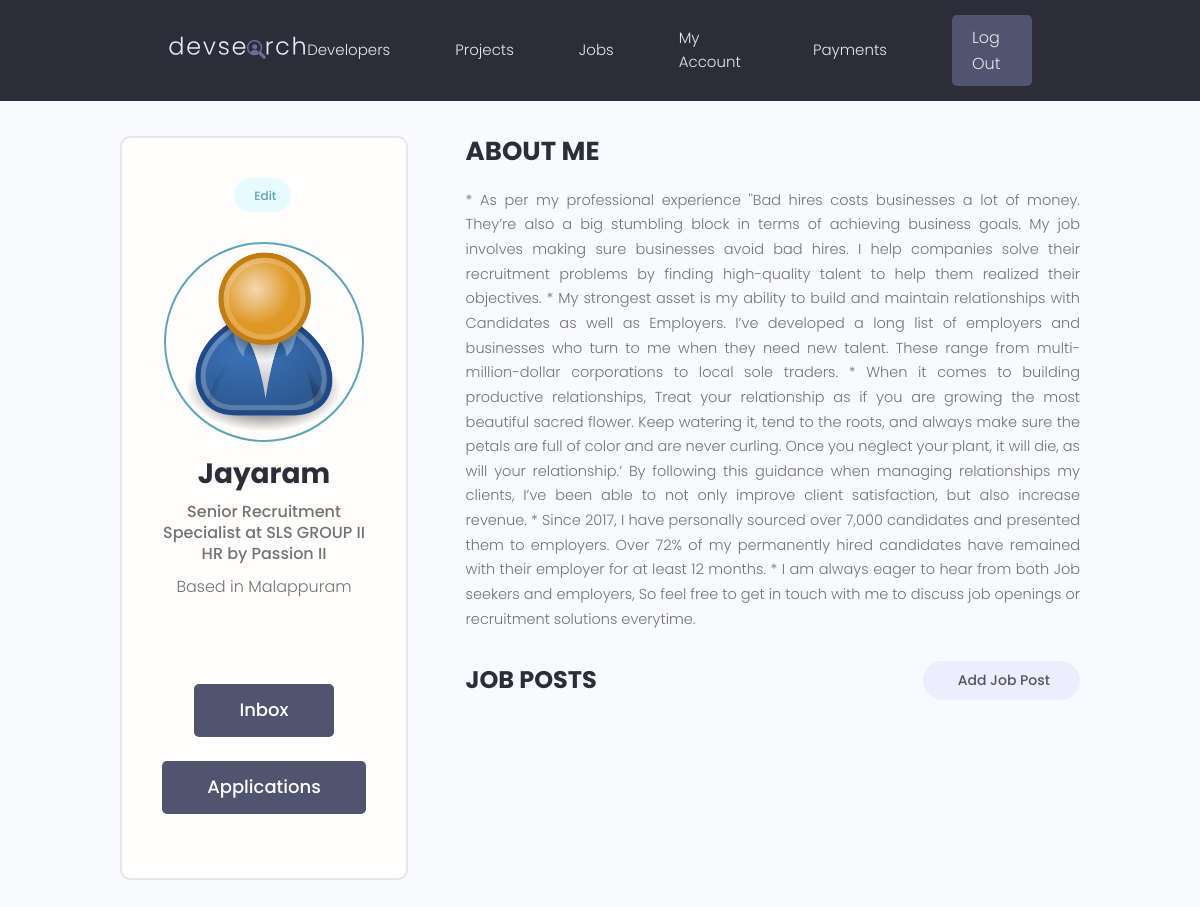
/account/ (signed in), run on the app's committed database.
### users/models.py (models this page shows, shortened)
class Profile(models.Model):
    user = models.OneToOneField(User, on_delete=models.CASCADE, null=True, blank=True)
    name = models.CharField(max_length=200, null=True, blank=True)
    email = models.EmailField(max_length=200, null=True, blank=True)
    username = models.CharField(max_length=200, null=True, blank=True)
    location = models.CharField(max_length=200, null=True, blank=True)
    short_intro = models.CharField(max_length=200, null=True, blank=True)
    bio = models.TextField(blank=True, null=True)
    profile_image = models.ImageField(null=True, blank=True, upload_to='profiles/',default="profiles/user-default.png")
    social_github = models.CharField(max_length=200, blank=True, null=True)
    social_twitter = models.CharField(max_length=200, blank=True, null=True)
    social_linkedin = models.CharField(max_length=200, blank=True, null=True)
    social_youtube = models.CharField(max_length=200, blank=True, null=True)
    social_website = models.CharField(max_length=200, blank=True, null=True)
    is_dev = models.BooleanField(default=False)
    is_rec = models.BooleanField(default=False)
    phone = models.CharField(max_length=11,null=True,blank=True)
    bank_name = models.CharField(max_length=200, blank=True, null=True)
    bank_branch = models.CharField(max_length=200, blank=True, null=True)
    ifsc = models.CharField(max_length=11,blank=True, null=True)
    account_number = models.CharField(max_length=16,blank=True, null=True)
    beneficiary_name = models.CharField(max_length=200, blank=True, null=True)
    created = models.DateTimeField(auto_now_add=True)
    @property
    def imageURL(self):
        try:
            url = self.profile_image.url
        except:
            url = ''
        return url

### users/views.py (the view)
# urls.py: path('account/',views.userAccount,name='account'),
@login_required(login_url='login')
def userAccount(request):
    profile = request.user.profile
    skills = profile.skill_set.all()
    projects = profile.project_set.all()
    jobs = profile.job_set.all()
    group = Group.objects.all()
    user = User.objects.all()
    context = {'profile' : profile, 'skills':skills, 'projects':projects, 'group':group, 'user':user, 'jobs':jobs}
    return render(request,'users/account.html', context)

### users/templatetags/auth_extras.py (called while the page is built)
@register.filter(name='has_group')
def has_group(user, group_name):
    group = Group.objects.get(name=group_name)
    return True if group in user.groups.all() else False

### users/templates/users/account.html (shortened to what this page needs)
{% extends 'main.html' %}
{% load static %}
{% load auth_extras %}
{% block content %}
  <main class="settingsPage profile my-md">
    <div class="container">
      <div class="layout">
        <div class="column column--1of3">
          <div class="card text-center">
            <div class="card__body dev">
              <a class="tag tag--pill tag--main settings__btn" href="{% url 'edit-account' %}"> Edit</a>
              <img class="avatar avatar--xl dev__avatar" src="{{profile.imageURL}}" />
              <h2 class="dev__name">{{profile.name}}</h2>
              <p class="dev__title">{{profile.short_intro}}</p>
              <p class="dev__location">Based in {{profile.location}}</p>
              <ul class="dev__social">
              </ul>
              <a href="{% url 'messages-page' %}" class="btn btn--sub btn--lg">Inbox</a><br><br>
              {% if request.user|has_group:"Recruter" %}
              <a href="{% url 'response' %}" class="btn btn--sub btn--lg">Applications</a><br><br>
              {% endif %}
            </div>
          </div>
        </div>
        <div class="column column--2of3">
          <div class="devInfo">
            <h3 class="devInfo__title">About Me</h3>
            <p class="devInfo__about">{{profile.bio}}</p>
          </div>
          {% if request.user|has_group:"Developer" %}
          <div class="settings">
            <h3 class="settings__title">Projects</h3>
            <a class="tag tag--pill tag--sub settings__btn tag--lg" href="{% url 'create-project' %}"><i class="im im-plus"></i> Add Project</a>
          </div>
          <table class="settings__table">
            {% for project in projects %}
            <tr>
              <td class="settings__thumbnail">
                <a href="{% url 'project' project.id %}"><img src="{{project.imageURL}}" alt="Project Thumbnail" /></a>
              </td>
              <td class="settings__tableInfo">
                <a href="{% url 'project' project.id %}">{{project.title}}</a>
                <p>{{project.description|slice:"150"}}</p>
              </td>
              <td class="settings__tableActions">
                <a class="tag tag--pill tag--main settings__btn" href="{% url 'update-project' project.id %}"><i class="im im-edit"></i> Edit</a>
                <a class="tag tag--pill tag--main settings__btn" href="{% url 'delete-project' project.id %}?next=/account/"><i class="im im-x-mark-circle-o"></i>
                  Delete</a>
              </td>
            </tr>
            {% endfor %}
          </table>
          {% else %}
          <div class="settings">
            <h3 class="settings__title">JOb Posts</h3>
            <a class="tag tag--pill tag--sub settings__btn tag--lg" href="{% url 'create-job' %}"> Add Job Post</a>
          </div>
          {% endif %}
        </div>
      </div>
    </div>
  </main>
  {% endblock %}

### templates/main.html (shortened to what this page needs)
<!DOCTYPE html>
{% load static %}
<html lang="en">
<head>
    <link rel="stylesheet" href="{% static 'styles/main.css' %}">
  <link rel="stylesheet" href="https://cdn.iconmonstr.com/1.3.0/css/iconmonstr-iconic-font.min.css" />
  <link rel="stylesheet" href="{% static 'uikit/styles/uikit.css' %}" />
  <link rel="stylesheet" href="{% static 'styles/app.css' %}" />
</head>
<body>
    {% include 'navbar.html' %}
    {% block content %}
    {% endblock content %}
</body>
</html>

### templates/navbar.html (shortened to what this page needs)
{% load static %}
<body>
    <header class="header">
      <div class="container container--narrow">
        <a href="{%  url 'profiles' %}" class="header__logo">
          <img src="{% static 'images/logo.svg' %}" alt="DevSearch Logo" />
        </a>
        <nav class="header__nav">
          <ul class="header__menu">
            <li class="header__menuItem"><a href="{% url 'profiles' %}">Developers</a></li>
            <li class="header__menuItem"><a href="{% url 'projects' %}">Projects</a></li>
            <li class="header__menuItem"><a href="{% url 'recruter' %}">Jobs</a></li>
            {% if request.user.is_authenticated %}
            <li class="header__menuItem"><a href="{% url 'account' %}">My Account</a></li>
            <li class="header__menuItem"><a href="{% url 'wallet' %}" >Payments</a></li>
            <li class="header__menuItem"><a href="{% url 'logout' %}" class="btn btn--sub">Log Out</a></li>
            {% else %}
            <li class="header__menuItem"><a href="{% url 'login' %}" class="btn btn--sub">Login/Sign Up</a></li>
            {% endif %}
          </ul>
        </nav>
      </div>
    </header>

### static/styles/app.css (style rules this page uses)
:root { --color-sub: #2d2d39; }
.btn--sub { background-color: var(--color-sub-light); }
.card { border: 2px solid var(--color-light); }
img { width: 100%; }
.header { position: sticky; z-index: 111; background-color: var(--color-sub); padding: 1.5rem 0; }
.header > .container { display: flex; justify-content: space-between; align-items: center; }
.header__logo > img { height: 3.8rem; }
.header__nav > ul { display: inline-flex; align-items: center; list-style: none; gap: 6.5rem; }
.header__menuItem > a { color: var(--color-light); font-weight: 300; }
.profile .card > .dev { padding: 4rem; }
.dev__avatar { display: block; margin: auto; }
.dev__name { color: var(--color-sub); font-size: 2.8rem; font-weight: 700; margin-top: 1rem; margin-bottom: 0.5rem; }
.dev__title { font-size: 1.6rem; font-weight: 500; line-height: 1.3; }
.dev__location { margin-top: 1rem; }
.dev__social { margin: 3rem 0; list-style: none; display: flex; justify-content: center; gap: 1.5rem; }
.devInfo { margin-bottom: 3rem; }
.devInfo__title, .devInfo__subtitle { font-size: 2.6rem; color: var(--color-sub); text-transform: uppercase; font-weight: 700; margin-bottom: 1.5rem; }
.devInfo__about, .devSkill__info { font-size: 1.45rem; line-height: 1.7; text-align: justify; }
.settingsPage .dev > .settings__btn { display: inline-block; margin-bottom: 3rem; }
.settings { display: flex; justify-content: space-between; align-items: center; }
.settings__title { font-size: 2.4rem; text-transform: uppercase; font-weight: 700; color: var(--color-sub); }

### static/uikit/styles/modules/_variables.css (style rules this page uses)
:root { --color-main: #5aa5b9; --color-main-light: #e6faff; --color-sub: #3f4156; --color-sub-light: #51546e; --color-sub-lighter: #ededfd; --color-text: #737373; --color-gray: #8b8b8b; --color-light: #e5e7eb; --color-light-gray: #767676; --color-bg: #f8fafd; --color-white: #fffefd; --color-white-light: #f3f3f3; --color-success: #359e64; --color-success-bg: #def8e8; --color-error: #fc4b0b; --color-error-bg: #fff2ee; --font-base: 'Poppins', arial, helvetica, 'Segoe UI', roboto, ubuntu, sans-serif; --font-monospace: 'Fira Code', 'Courier New', courier, monospace; --font-regular: 300; --font-medium: 500; --font-bold: 700; --generic-shadow: 1px 1px 5px #00000010; --generic-transition: all 0.3s ease-in-out; }

### static/uikit/styles/modules/_base.css (style rules this page uses)
* { margin: 0; padding: 0; box-sizing: border-box; text-rendering: optimizeLegibility; color: inherit; font-size: inherit; }
html { font-size: 50%; }
@media only screen and (min-width: 480px) { html { font-size: 56.25%; } }
@media only screen and (min-width: 1200px) { html { font-size: 62.5%; } }
body { line-height: 1.6; font-weight: 400; font-size: 1.5rem; color: var(--color-text); background-color: var(--color-bg); min-height: 100vh; }

### static/uikit/styles/modules/_typography.css (style rules this page uses)
* { font-family: var(--font-base); }
h2 { font-size: 3.6rem; font-weight: var(--font-bold); }
h3 { font-size: 3.2rem; font-weight: var(--font-medium); }
p, span, strong { font-size: 1.6rem; color: var(--color-text); font-weight: var(--font-regular); }
a { padding-bottom: 2px; text-decoration: none; display: inline-block; color: var(--color-main); font-weight: var(--font-medium); }

### static/uikit/styles/modules/_utilities.css (style rules this page uses)
.container { width: 92%; max-width: 165rem; margin: 0 auto; box-sizing: border-box; }
.container--narrow { width: 92%; max-width: 120rem; }
@media screen and (min-width: 1000px) { .container { width: 90%; } }
@media screen and (min-width: 1000px) { .container--narrow { width: 85%; } }
@media screen and (min-width: 1200px) { .container { width: 80%; } }
@media screen and (min-width: 1200px) { .container--narrow { width: 72%; } }
.text-center { text-align: center; }
.my-md { margin: 3rem auto; }

### static/uikit/styles/modules/_avatar.css (style rules this page uses)
.avatar { border-radius: 50%; border: 2px solid var(--color-main); object-fit: cover; }
.avatar--xl { height: 20rem; width: 20rem; }

### static/uikit/styles/modules/_button.css (style rules this page uses)
.btn { display: inline-block; position: relative; cursor: pointer; background-color: var(--color-light); font-weight: var(--font-medium); color: var(--color-sub); text-decoration: none; padding: 1rem 2rem; border-radius: 0.5rem; border: none; width: -webkit-fit-content; width: -moz-fit-content; width: fit-content; height: -webkit-fit-content; height: -moz-fit-content; height: fit-content; font-size: 1.6rem; outline-width: 0; outline-color: transparent; -webkit-backface-visibility: hidden; backface-visibility: hidden; transition: all 0.3s ease-in-out; }
.btn--sub { background-color: var(--color-sub); color: var(--color-white); }
.btn--lg { font-size: 1.8rem; padding: 1.2rem 4.5rem; }

### data on the page
Profile: imageURL (placeholder picture), name "Jayaram", short_intro "Senior Recruitment Specialist at SLS GROUP II HR by Passion II", location "Malappuram", bio "* As per my professional experience ''Bad hires costs businesses a lot of money. They’re also a big stumbling block in terms of achieving business goals. My job involves making sure businesses avoid bad hires. I help companies solve their recruitment problems by finding high-quality talent to help them realized their objectives. * My strongest asset is my ability to build and maintain relationships with Candidates as well as Employers. I’ve developed a long list of employers and businesses who turn to me when they need new talent. These range from multi-million-dollar corporations to local sole traders. * When it comes to building productive relationships, Treat your relationship as if you…"
